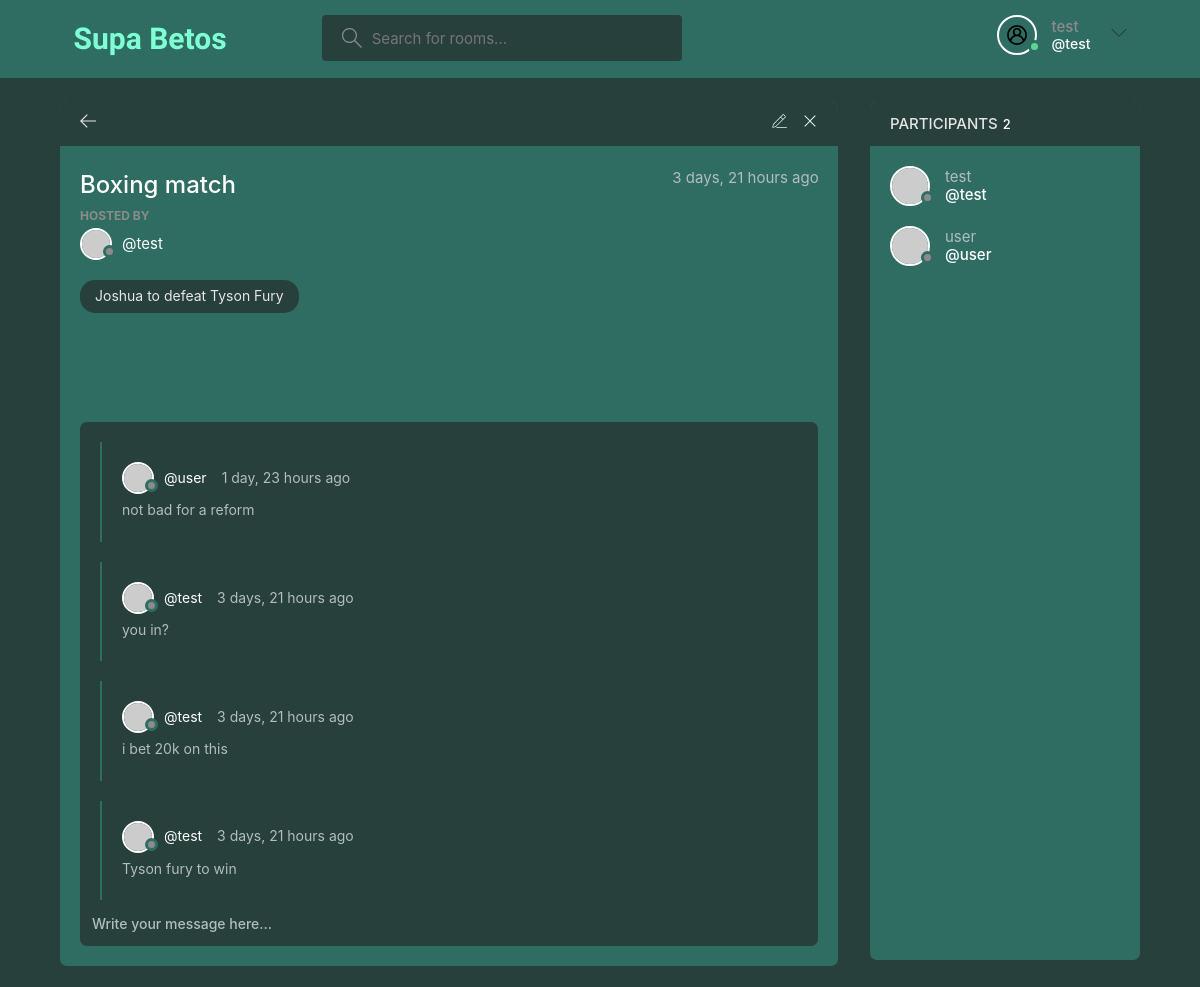
The app's page /room/6/ (signed in) with its own data.
### api/models.py (models this page shows, shortened)
class Room(models.Model):
    host = models.ForeignKey(User, on_delete=models.SET_NULL, null=True)
    topic = models.ForeignKey(Topic, on_delete=models.SET_NULL, null=True, blank=True)
    name = models.CharField(max_length=50)
    description = models.TextField(null=True, blank=True)
    participants = models.ManyToManyField(
        User, related_name='participants', blank=True)
    updated = models.DateTimeField(auto_now=True)
    created = models.DateTimeField(auto_now_add=True)
    class Meta:
        ordering = ['-updated', '-created']

class Message(models.Model):
    user = models.ForeignKey(User, on_delete=models.CASCADE)
    room = models.ForeignKey(Room, on_delete=models.CASCADE)
    body = models.TextField()
    updated = models.DateTimeField(auto_now=True)
    created = models.DateTimeField(auto_now_add=True)
    class Meta:
        ordering = ['-updated', '-created']

### api/views.py (the view, shortened to what this page needs)
# urls.py: path('room/<str:pk>/', views.room, name='room'),
@login_required(login_url='login')
def room(request, pk):
    room = Room.objects.get(id=pk)
    comments = room.message_set.all()
    participants = room.participants.all()
    context = {'room': room, 'comments': comments,
               'participants': participants}
    return render(request, 'base/room.html', context)

### api/templates/base/room.html (shortened to what this page needs)
{% extends 'main.html' %}
{% block content %}
    <main class="profile-page layout layout--2">
      <div class="container">
        <div class="room">
          <div class="room__top">
            <div class="room__topLeft">
              <a href="{% url 'home' %}">
                <svg version="1.1" xmlns="http://www.w3.org/2000/svg" width="32" height="32" viewBox="0 0 32 32">
                  <title>arrow-left</title>
                  <path
                    d="M13.723 2.286l-13.723 13.714 13.719 13.714 1.616-1.611-10.96-10.96h27.625v-2.286h-27.625l10.965-10.965-1.616-1.607z"
                  ></path>
                </svg>
              </a>
            </div>
           {% if room.host == request.user %}
            <div class="room__topRight">
              <a href="{% url 'edit-room' room.id %}">
              </a>
              <a href="{% url 'delete-room' room.id %}">
                <svg version="1.1" xmlns="http://www.w3.org/2000/svg" width="32" height="32" viewBox="0 0 32 32">
                  <title>remove</title>
                  <path
                    d="M27.314 6.019l-1.333-1.333-9.98 9.981-9.981-9.981-1.333 1.333 9.981 9.981-9.981 9.98 1.333 1.333 9.981-9.98 9.98 9.98 1.333-1.333-9.98-9.98 9.98-9.981z"
                  ></path>
                </svg>
              </a>
            </div>
          {% endif %}
          </div>
          <div class="room__box scroll">
            <div class="room__header scroll">
              <div class="room__info">
                <h3>{{room.name}}</h3>
                <span>{{room.created|timesince}} ago</span>
              </div>
              <div class="room__hosted">
                <p>Hosted By</p>
                <a href="{% url 'user-profile' room.host.id %}" class="room__author">
                  <div class="avatar avatar--small">
                    <img src="https://randomuser.me/api/portraits/men/37.jpg" />
                  </div>
                  <span>@{{room.host.username}}</span>
                </a>
              </div>
              <span class="room__topics">{{room.description}}</span>
            </div>
            <div class="room__conversation">
              <div class="threads scroll">
                {% for message in comments %}
                <div class="thread">
                  <div class="thread__top">
                    <div class="thread__author">
                      <a href="{% url 'user-profile' message.user.id %}" class="thread__authorInfo">
                        <div class="avatar avatar--small">
                          <img src="https://randomuser.me/api/portraits/men/37.jpg" />
                        </div>
                        <span>@{{message.user.username}}</span>
                      </a>
                      <span class="thread__date">{{message.created|timesince}} ago</span>
                    </div>
                    {% if request.user == message.user %}
                    <a href="{% url 'delete-message' message.id %}">
                    <div class="thread__delete">
                      <svg version="1.1" xmlns="http://www.w3.org/2000/svg" width="32" height="32" viewBox="0 0 32 32">
                        <title>remove</title>
                        <path
                          d="M27.314 6.019l-1.333-1.333-9.98 9.981-9.981-9.981-1.333 1.333 9.981 9.981-9.981 9.98 1.333 1.333 9.981-9.98 9.98 9.98 1.333-1.333-9.98-9.98 9.98-9.981z"
                        ></path>
                      </svg>
                    </div>
                  </a>
                    {% endif %}
                  </div>
                  <div class="thread__details">
                   {{message.body}}
                  </div>
                </div>
                {% endfor %}
              </div>
            </div>
          </div>
          <div class="room__message">
            <form action="#" method="POST">
              <input name="body" placeholder="Write your message here..." /></form>
          </div>
        </div>
        <div class="participants">
          <h3 class="participants__top">Participants <span>{{participants.count}}</span></h3>
          <div class="participants__list scroll">
            {% for user in participants %}
            <a href="{% url 'user-profile' user.id %}" class="participant">
              <div class="avatar avatar--medium">
                <img src="https://randomuser.me/api/portraits/men/37.jpg" />
              </div>
              <p>
                {{user.username}}
                <span>@{{user.username}}</span>
              </p>
            </a>
            {% endfor %}
          </div>
        </div>
      </div>
    </main>
{% endblock %}

### templates/navbar.html (shortened to what this page needs)
{% load static %}
<header class="header header--loggedIn">
    <div class="container">
      <a href="{% url 'home' %}" class="header__logo">
        <h1 class="supabetos">Supa Betos</h1>
      </a>
      <form class="header__search" method="GET" action="{% url 'home' %}">
        <label>
          <input type="text" name="q" placeholder="Search for rooms..." />
        </label>
      </form>
      <nav class="header__menu">
        {% if request.user.is_authenticated %}
        <div class="header__user">
          <a href="{% url 'user-profile' user.id %}">
            <div class="avatar avatar--medium active">
              <img src="{% static 'images/user.webp' %}" width="20px"/>
            </div>
            <p>{{request.user.username}} <span>@{{request.user.username}}</span></p>
          </a>
          <button class="dropdown-button">
            <svg version="1.1" xmlns="http://www.w3.org/2000/svg" width="32" height="32" viewBox="0 0 32 32">
              <title>chevron-down</title>
              <path d="M16 21l-13-13h-3l16 16 16-16h-3l-13 13z"></path>
            </svg>
          </button>
        </div>
        {% else %}
          <img src='{% static "images/avatar.svg" %}'/>
          <a href="{% url 'login' %}">Login</a>
        </a>
        {% endif %}
      </nav>
    </div>
  </header>

### records on screen
Room: name "Boxing match", created "3 days, 21 hours", host.username "test", description "Joshua to defeat Tyson Fury"
Message: user.username "user", created "1 day, 23 hours", body "not bad for a reform"
Message: user.username "test", created "3 days, 21 hours", body "you in?"
Message: user.username "test", created "3 days, 21 hours", body "i bet 20k on this"
Message: user.username "test", created "3 days, 21 hours", body "Tyson fury to win"

### other values on screen
{{ request.user.username }} "test"
{{ participants.count }} "2"
{{ user.username }} "test"
{{ user.username }} "user"
